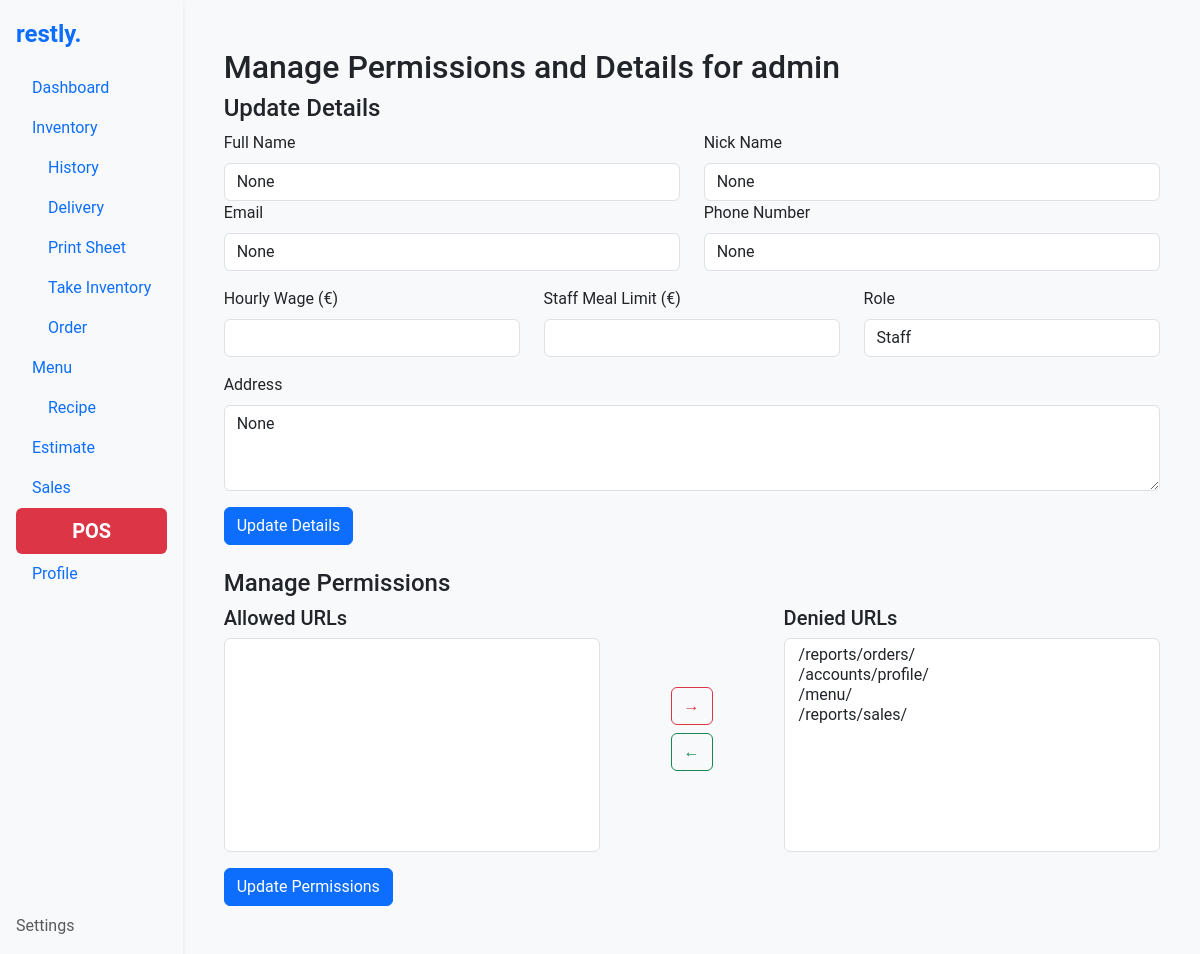
/accounts/manage-permissions/1/ (signed in), run on the app's committed database.
### accounts/models.py (models this page shows, shortened)
class CustomUser(AbstractBaseUser, PermissionsMixin):
    username = models.CharField(max_length=150, unique=True)
    pin = models.CharField(max_length=4)  # PIN field
    is_active = models.BooleanField(default=True)
    is_staff = models.BooleanField(default=False)
    allowed_urls = models.JSONField(default=list, blank=True)
    full_name = models.CharField(max_length=255, null=True, blank=True, verbose_name="Full Name")
    nick_name = models.CharField(max_length=100, null=True, blank=True, verbose_name="Nick Name")
    hourly_wage = models.DecimalField(max_digits=10, decimal_places=2, null=True, blank=True, verbose_name="Hourly Wage")
    staff_meal_limit = models.DecimalField(max_digits=10, decimal_places=2, null=True, blank=True, verbose_name="Staff Meal Limit")
    address = models.TextField(null=True, blank=True, verbose_name="Address")
    phone_number = models.CharField(max_length=15, null=True, blank=True, verbose_name="Phone Number")
    join_date = models.DateField(default=now, verbose_name="Join Date")
    role = models.CharField(max_length=50, choices=[("Staff", "Staff"), ("Manager", "Manager"), ("Admin", "Admin")], default="Staff")
    email = models.EmailField(unique=True, null=True, blank=True)
    objects = CustomUserManager()
    USERNAME_FIELD = "username"
    REQUIRED_FIELDS = []
    def get_currency_symbol(self):
        settings_instance = Settings.objects.first()
        return settings_instance.get_currency_type_display() if settings_instance else "$"

### settings/models.py (models this page shows, shortened)
class Settings(models.Model):
    currency_type = models.CharField(
        max_length=3,
        choices=[
            ('USD', '$'),
            ('EUR', '€'),
            ('GBP', '£'),
        ],
        default='EUR'
    )
    theme = models.CharField(
        max_length=10,
        choices=[
            ('light', 'Light Theme'),
            ('dark', 'Dark Theme'),
        ],
        default='light'
    )

### accounts/views.py (the view, shortened to what this page needs)
# urls.py: path("manage-permissions/<int:user_id>/", manage_permissions_view, name="manage_permissions"),
@login_required
def manage_permissions_view(request, user_id):
    if not request.user.is_superuser:
        return redirect("access_denied")  # Redirect if not superuser
    user = get_object_or_404(CustomUser, id=user_id)
    available_urls = [
        "/reports/orders/",
        "/accounts/profile/",
        "/menu/",
        "/reports/sales/",
    ]
    context = {
        "user": user,
        "available_urls": available_urls,
        "allowed_urls": user.allowed_urls,
    }
    return render(request, "accounts/manage_permissions.html", context)

### accounts/templates/accounts/manage_permissions.html (shortened to what this page needs)
{% extends "base.html" %}
{% block content %}
<div class="container my-4">
    <h2>Manage Permissions and Details for {{ user.username }}</h2>
    <form method="POST" class="mb-4">
        <h4>Update Details</h4>
        <div class="row">
            <div class="col-md-6">
                <label for="full_name" class="form-label">Full Name</label>
                <input type="text" name="full_name" id="full_name" class="form-control" value="{{ user.full_name }}">
            </div>
            <div class="col-md-6">
                <label for="nick_name" class="form-label">Nick Name</label>
                <input type="text" name="nick_name" id="nick_name" class="form-control" value="{{ user.nick_name }}">
            </div>
            <div class="col-md-6">
                <label for="email" class="form-label">Email</label>
                <input type="email" name="email" id="email" class="form-control" value="{{ user.email }}">
            </div>
            <div class="col-md-6">
                <label for="phone_number" class="form-label">Phone Number</label>
                <input type="text" name="phone_number" id="phone_number" class="form-control" value="{{ user.phone_number }}">
            </div>
        </div>
        <div class="row mt-3">
            <div class="col-md-4">
                <label for="hourly_wage" class="form-label">Hourly Wage ({{ user.get_currency_symbol }})</label>
                <input type="number" step="0.01" name="hourly_wage" id="hourly_wage" class="form-control" value="{{ user.hourly_wage }}" required>
            </div>
            <div class="col-md-4">
                <label for="staff_meal_limit" class="form-label">Staff Meal Limit ({{ user.get_currency_symbol }})</label>
                <input type="number" step="0.01" name="staff_meal_limit" id="staff_meal_limit" class="form-control" value="{{ user.staff_meal_limit }}" required>
            </div>
            <div class="col-md-4">
                <label for="role" class="form-label">Role</label>
                <select name="role" id="role" class="form-control">
                    <option value="Staff" {% if user.role == "Staff" %}selected{% endif %}>Staff</option>
                </select>
            </div>
        </div>
        <div class="row mt-3">
            <div class="col-md-12">
                <label for="address" class="form-label">Address</label>
                <textarea name="address" id="address" class="form-control" rows="3">{{ user.address }}</textarea>
            </div>
        </div>
        <button type="submit" name="update_details" class="btn btn-primary mt-3">Update Details</button>
    </form>
    <form method="POST" id="permissions-form">
        <h4>Manage Permissions</h4>
        <div class="row">
            <div class="col-md-5">
                <h5>Allowed URLs</h5>
                <select id="allowed_urls" name="allowed_urls" multiple class="form-control" size="10">
                </select>
            </div>
            <div class="col-md-2 d-flex flex-column align-items-center justify-content-center">
                <button type="button" id="move_to_denied" class="btn btn-outline-danger mb-2">→</button>
                <button type="button" id="move_to_allowed" class="btn btn-outline-success">←</button>
            </div>
            <div class="col-md-5">
                <h5>Denied URLs</h5>
                <select id="denied_urls" name="denied_urls" multiple class="form-control" size="10">
                    {% for url in available_urls %}
                    {% if url not in allowed_urls %}
                    <option value="{{ url }}">{{ url }}</option>
                    {% endif %}
                    {% endfor %}
                </select>
            </div>
        </div>
        <button type="submit" name="update_permissions" class="btn btn-primary mt-3">Update Permissions</button>
    </form>
</div>
{% endblock %}

### static/styles.css (style rules this page uses)
body { font-family: 'Roboto', sans-serif; background-color: #f8f9fa; }
.container { max-width: 960px; }
.btn-primary { display: inline-flex; align-items: center; gap: 0.5rem; }

### data on the page
CustomUser: username "admin", full_name "None", nick_name "None", email "None", phone_number "None", get_currency_symbol "€", role "Staff", address "None"
